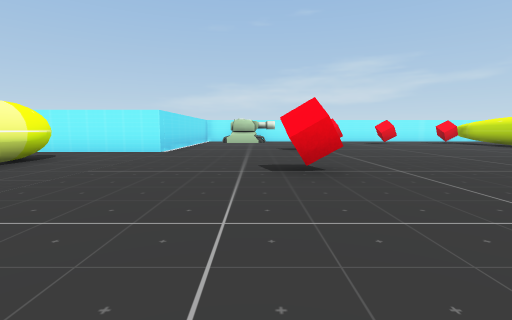
[1] (above)

24 first-person views from a walk through a scene from a Unity 3-D project. The camera is 0.51 m above the floor, tilts 6° down and sees 85° across. The floor is counted in squares, 1 m on a side. Each view is taken from the middle of a square. On the plan, view 1 faces up. The plan holds only what a view shows up to about 9 squares ahead; the rest is blank. The player is left out.

[2]
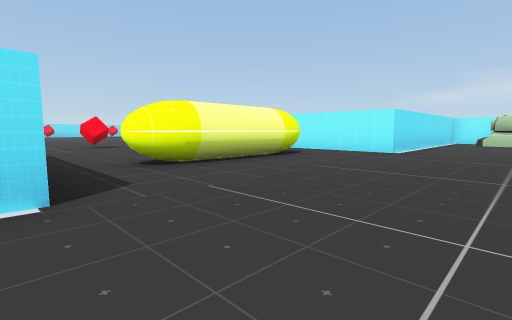

[3]
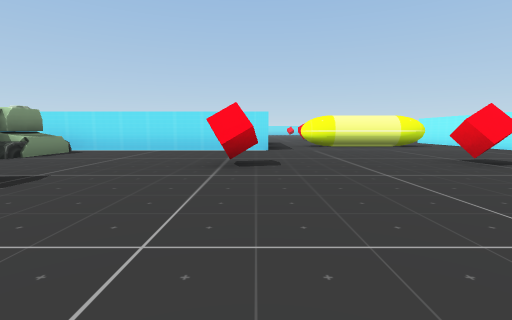

[4]
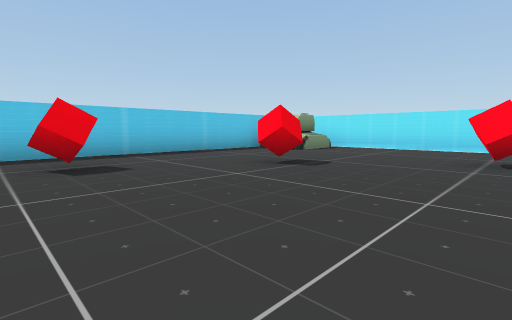

[5]
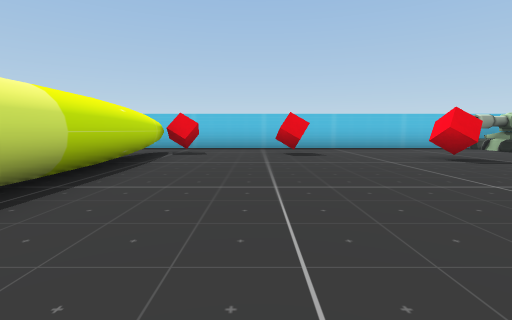

[6]
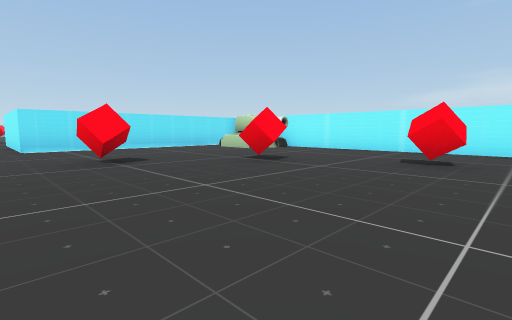

[7]
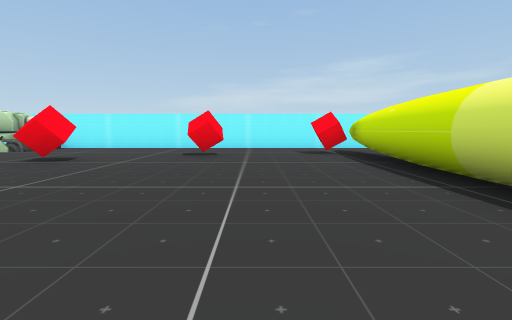

[8]
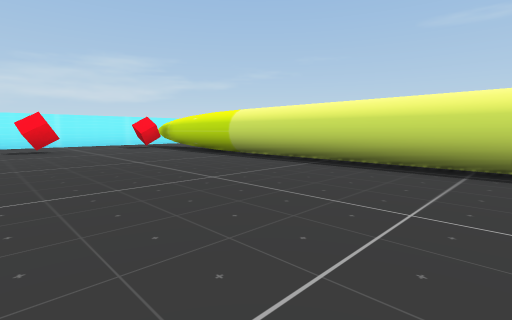

[9]
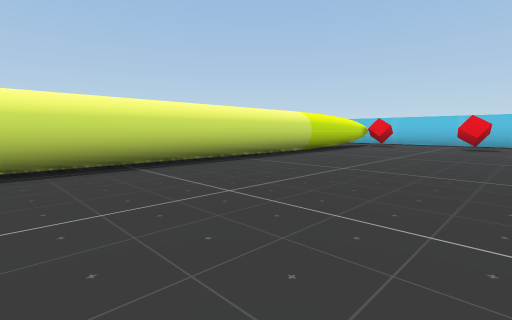

[10]
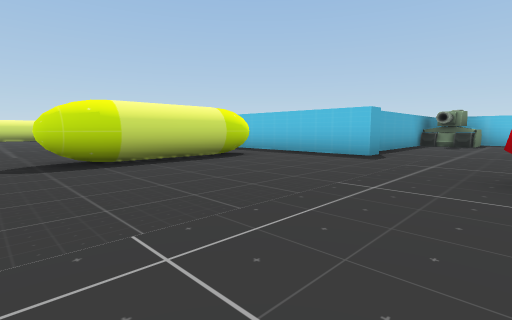

[11]
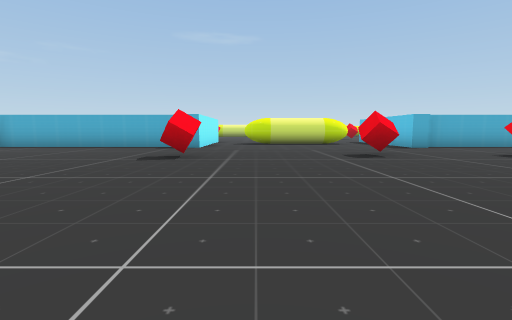

[12]
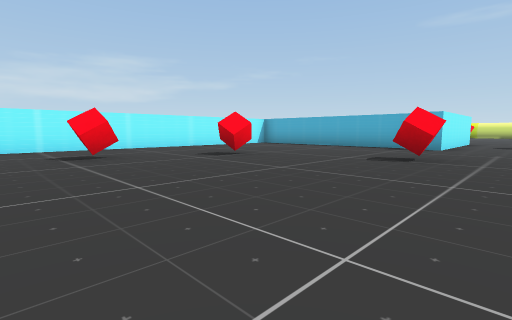

[13]
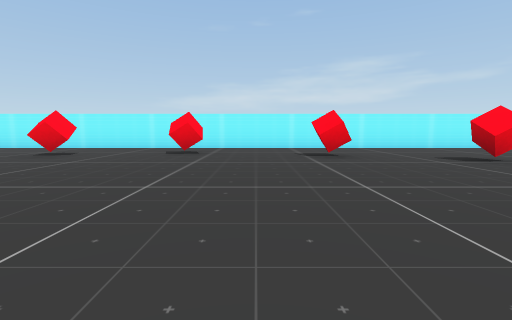

[14]
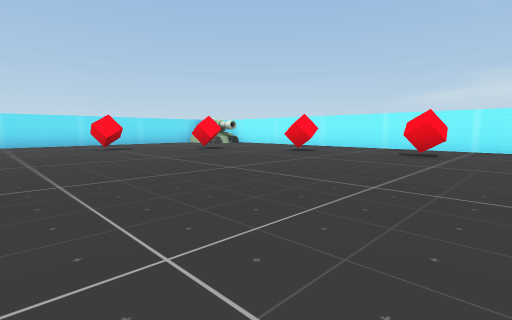

[15]
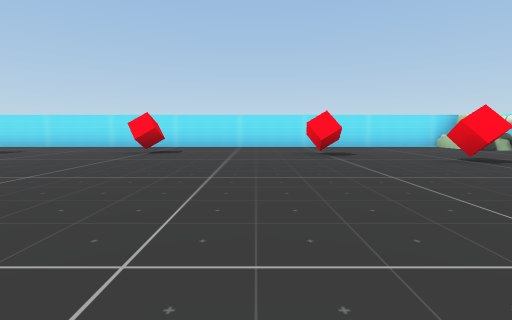

[16]
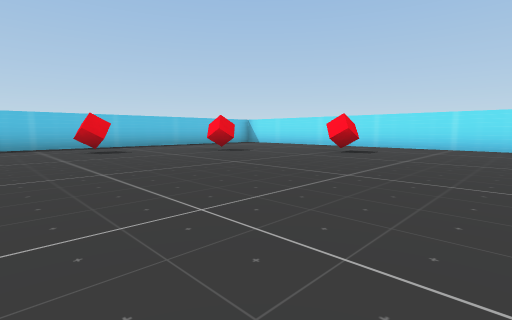

[17]
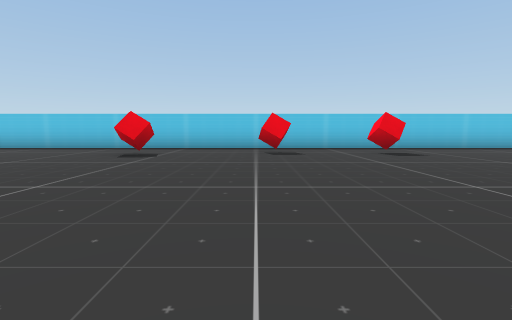

[18]
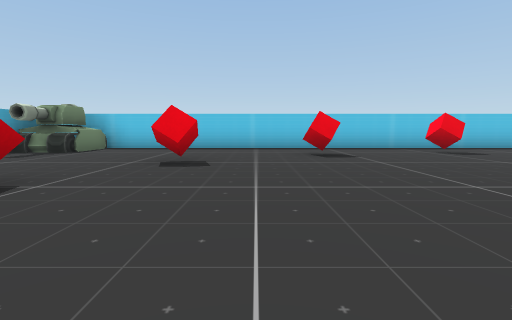

[19]
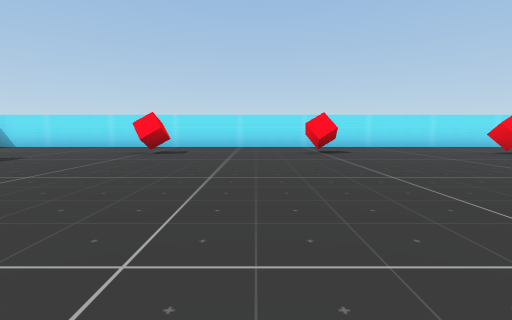

[20]
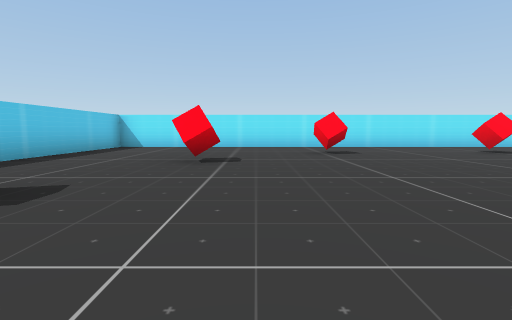

[21]
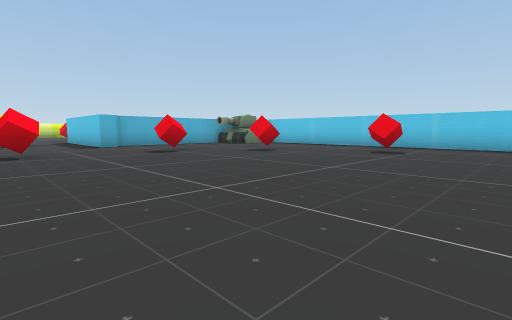

[22]
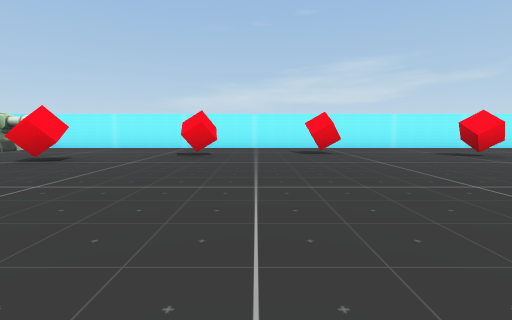

[23]
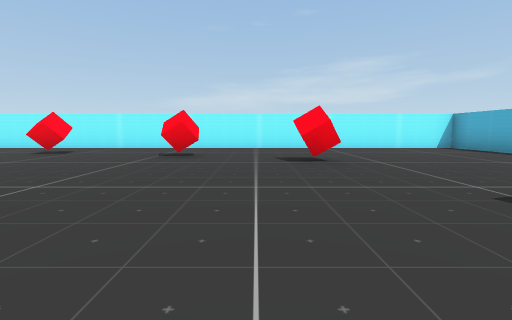

[24]
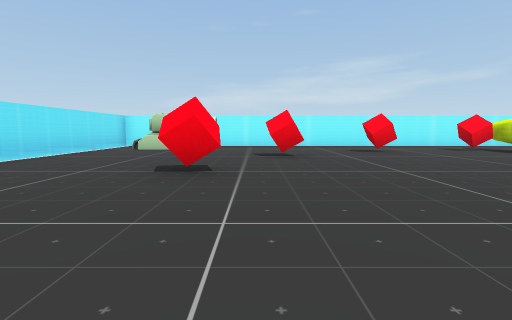

### Floor plan
Ten units are one square. View 1 is at (0, 0); x grows to the right and y downward. Boxes are objects, and circles mark ways between rooms. Rooms are numbered by the first view taken in them; rooms with no view inside come last. Other rooms are left out.
<svg viewBox="-262 -140 359 210">
<path fill="none" stroke="#000" d="M-23 -4 -23 62 75 62M-40 -53 -36 -47 -36 -20 -39 -16M-46 -3 -26 -3M79 30 79 -99M80 -98 82 -114M81 46 80 29M81 -107 83 -116M-23 -131 -23 -67 -44 -67M92 -132 2 -132M-66 2 -66 -3 -46 -3M-62 -76 -62 -132 -240 -132M-46 -21 -46 -48M-46 -46 -45 -51M-44 -67 -66 -67M-62 55 -62 4M-257 -122 -257 62 -78 62"/>
<rect x="-25" y="45" width="30" height="10" fill="#bbb"><title>tank</title></rect>
<rect x="-15" y="-135" width="20" height="20" fill="#bbb"><title>tank</title></rect>
<rect x="5" y="-5" width="10" height="10" fill="#bbb"><title>cube</title></rect>
<rect x="5" y="-35" width="10" height="10" fill="#bbb"><title>cube</title></rect>
<rect x="5" y="-75" width="10" height="10" fill="#bbb"><title>cube</title></rect>
<rect x="15" y="25" width="10" height="10" fill="#bbb"><title>cube</title></rect>
<rect x="25" y="-105" width="10" height="10" fill="#bbb"><title>cube</title></rect>
<rect x="45" y="35" width="10" height="10" fill="#bbb"><title>cube</title></rect>
<rect x="45" y="-115" width="10" height="10" fill="#bbb"><title>cube</title></rect>
<rect x="-255" y="-135" width="20" height="20" fill="#bbb"><title>tank</title></rect>
<rect x="-235" y="-5" width="10" height="10" fill="#bbb"><title>cube</title></rect>
<rect x="-235" y="-35" width="10" height="10" fill="#bbb"><title>cube</title></rect>
<rect x="-235" y="-75" width="10" height="10" fill="#bbb"><title>cube</title></rect>
<rect x="-225" y="25" width="10" height="10" fill="#bbb"><title>cube</title></rect>
<rect x="-225" y="-105" width="10" height="10" fill="#bbb"><title>cube</title></rect>
<rect x="-195" y="35" width="10" height="10" fill="#bbb"><title>cube</title></rect>
<rect x="-195" y="-115" width="10" height="10" fill="#bbb"><title>cube</title></rect>
<rect x="-175" y="-115" width="10" height="10" fill="#bbb"><title>cube</title></rect>
<rect x="-165" y="45" width="10" height="10" fill="#bbb"><title>cube</title></rect>
<rect x="-145" y="-115" width="10" height="10" fill="#bbb"><title>cube</title></rect>
<rect x="-135" y="35" width="10" height="10" fill="#bbb"><title>cube</title></rect>
<rect x="-115" y="25" width="10" height="10" fill="#bbb"><title>cube</title></rect>
<rect x="-115" y="-105" width="10" height="10" fill="#bbb"><title>cube</title></rect>
<rect x="-105" y="-65" width="10" height="10" fill="#bbb"><title>cube</title></rect>
<rect x="-95" y="5" width="10" height="10" fill="#bbb"><title>cube</title></rect>
<rect x="-95" y="-25" width="10" height="10" fill="#bbb"><title>cube</title></rect>
<rect x="-75" y="35" width="10" height="30" fill="#bbb"><title>tank</title></rect>
<circle cx="-40" cy="-10" r="3" fill="#2a7"/>
<circle cx="-40" cy="-60" r="3" fill="#2a7"/>
<text x="20" y="-30">1</text>
<text x="-160" y="-30">2</text>
</svg>
Room 1 opens to room 2.

Where each view was taken, in squares from view 1:
view 1: 0 up, 0 right, facing up
view 2: 0 up, 0 right, facing up-left
view 3: 0 up, 5 right, facing left
view 4: 0 up, 6 right, facing down-left
view 5: 2 up, 6 right, facing down
view 6: 6 up, 6 right, facing up-left
view 7: 5 up, 6 right, facing up
view 8: 3 up, 4 right, facing up-right
view 9: 5 up, 4 right, facing down-right
view 10: 6 up, 9 left, facing down-right
view 11: 5 up, 15 left, facing right
view 12: 5 up, 15 left, facing up-right
view 13: 5 up, 15 left, facing up
view 14: 5 up, 15 left, facing up-left
view 15: 6 up, 17 left, facing left
view 16: 3 up, 17 left, facing down-left
view 17: 2 up, 16 left, facing down
view 18: 2 up, 12 left, facing down
view 19: 2 up, 17 left, facing left
view 20: 2 down, 17 left, facing left
view 21: 3 up, 16 left, facing down-right
view 22: 5 up, 18 left, facing up
view 23: 5 up, 12 left, facing up
view 24: 4 up, 2 right, facing up
